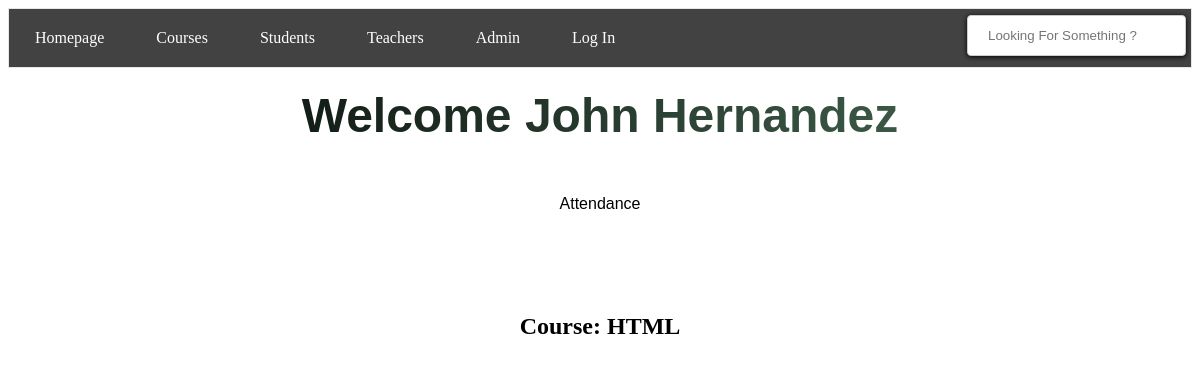
/teacher/1, run on an earlier commit of the app's database.
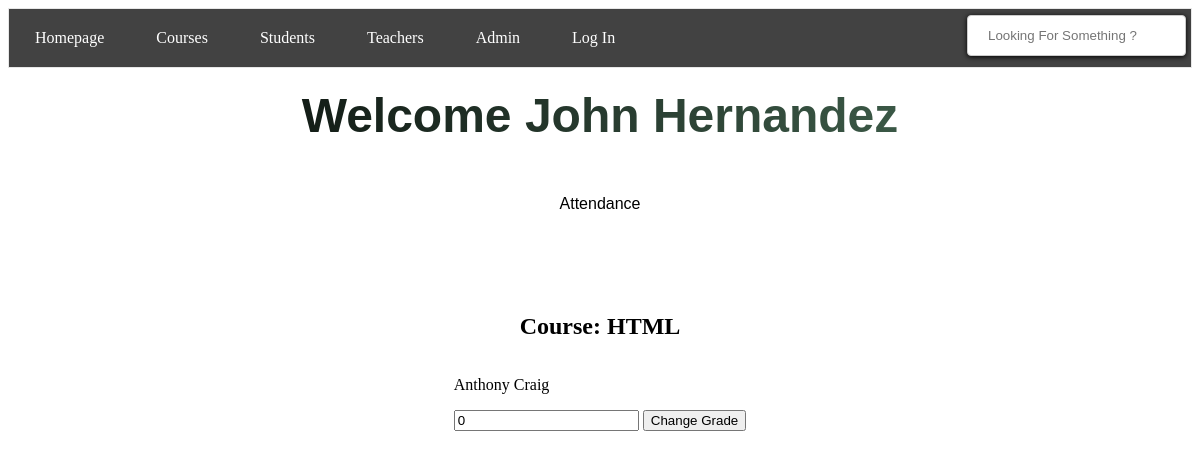
And on a later commit of the database.
### tables this page shows
CREATE TABLE courses (
                id INTEGER PRIMARY KEY, 
                name TEXT NOT NULL,
                description TEXT,
                teacher_id INTEGER NOT NULL,
                FOREIGN KEY (teacher_id) REFERENCES teachers (id)
            );

CREATE TABLE students (
                id INTEGER PRIMARY KEY, 
                name TEXT NOT NULL,
                email TEXT UNIQUE NOT NULL,
                phone TEXT,
                photo_filename TEXT
            );

### app.py (the view)
@app.route('/teacher/<teacher_id>', methods=['GET', 'POST'])
def teacher_page(teacher_id):
    if request.method == 'POST':
        s_grade = request.form["grade"]
        s_id = request.form["s_id"]
        c_id = request.form["c_id"]
        execute_query(
            f"UPDATE students_courses SET grade='{s_grade}' WHERE student_id={s_id} AND course_id={c_id}")
        return redirect(url_for("teacher_page", teacher_id=teacher_id))
    else:
        c_ids = [c[0] for c in execute_query(
            f"SELECT id FROM courses WHERE teacher_id={teacher_id}")]
        student_ids = [s[0] for s in execute_query(
            f"SELECT student_id FROM students_courses WHERE course_id IN ({','.join(map(str, c_ids))})")]
        course = [Course(c_id, name, desc, t_id) for c_id, name, desc, t_id in execute_query(
            f"SELECT * FROM courses WHERE teacher_id={teacher_id}")]
        t_name = [n[0] for n in execute_query(
            f"SELECT name from teachers WHERE id={teacher_id}")]
        grades = {}
        for student_id in student_ids:
            grades_info = execute_query(
                f"SELECT course_id,grade FROM students_courses WHERE student_id={student_id} AND course_id IN ({','.join(map(str, c_ids))})")
            grades[student_id] = {c_id: grade for c_id, grade in grades_info}
        return render_template("teacher_profile.html", t_name=t_name[0], course=course, grades=grades, t_id=teacher_id)

### classes.py (called while the page is built)
    def teacher_name(self,teacher_id):
        name = [name[0] for name in execute_query(f"SELECT name FROM teachers WHERE id='{teacher_id}'")]
        return name[0]

    def assigned_students(self):
        student_ids = [c_id[0] for c_id in execute_query(f"SELECT student_id FROM students_courses WHERE course_id='{self.c_id}'")]
        student_names_ids = []
        for i in student_ids:
            name = [n[0] for n in execute_query(f"SELECT name FROM students WHERE id={i}")]
            student_names_ids.append([i,name[0]])
        return student_names_ids

### setup_db.py (called while the page is built)
def execute_query(sql):
    with sqlite3.connect("students.db") as conn:
        cur = conn.cursor()
        cur.execute(sql)
    return cur.fetchall()

### templates/teacher_profile.html (shortened to what this page needs)
{% include "header.html" %}
{% block content %}
    {% include "navbar.html" %}
    <h1>Welcome {{ t_name }}</h1>
    <div class="attendance"><a href="/teacher/{{ t_id }}/attendance">Attendance</a></div>
    {% if course %}
    {% for c in course %}
    <div class="course-head"><h2>Course: {{ c.name }}</h2></div>
        {% for student in c.students %}
            <div class="students-grades">
                <form action="" method="post">
                    <p> {{ student[1] }}</p>
                    {% set student_grades = grades.get(student[0], {}) %}
                    {% set grade = student_grades.get(c.c_id, None) %}
                    <input type="number" name="grade" id="" value="{{ grade }}">
                    <input type="submit" value="Change Grade">
                </form>
            </div>
        {% endfor %}
    {% endfor %}
{% else %}
    <h2>No Course Assigned</h2>
{% endif %}
{% endblock %}

What changed in the data, as far as the page shows it:
now on this page (row edited): students: name "Anthony Craig", grade "0"
